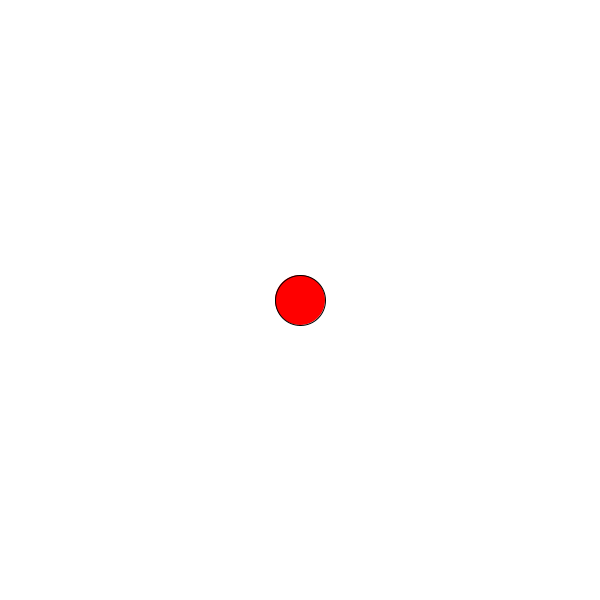
Frame 1 (no input)
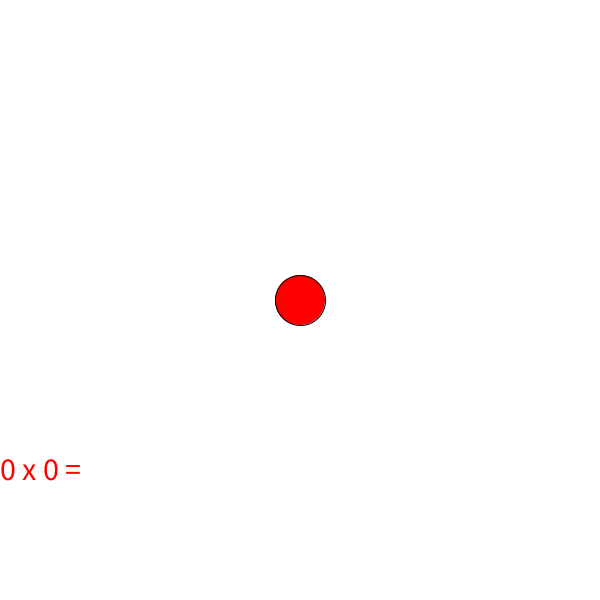
Frame 60 (the mouse pressed at the canvas centre just before this capture)
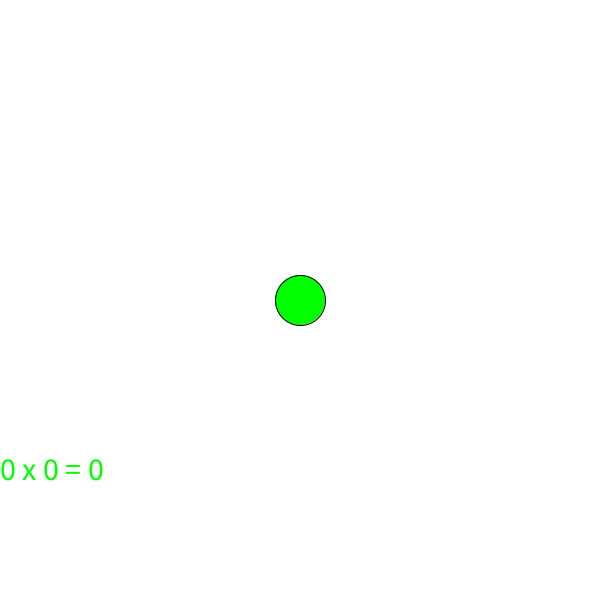
Frame 120 (the mouse held since frame 60 and released just before this capture)

The Processing sketch that drew these frames (run headless with seeded random() and noise(); from frame 60 on, the mouse is pressed at the canvas centre):

// Processing sketch: MidTermPractice
// ── MidTermPractice.pde
//create a button that generates the product of two random integers
//the multiplication sentence should be displayed somewhere on the screen 

//the sketch is started for you, but isn't quite right 


int x, y; 
int size; 
float dist; 
boolean buttonClicked; 


int result; 
int num1, num2; 

void setup(){
  size(600, 600); 
  x = width/2; 
  y = height/2; 
  size = 50; 
  background(0); 
  buttonClicked=false;
}

void draw(){
  background(255);
  //num1 = int(random(0,100)); 
  //num2 = int(random(0,100));
  result = multiply(num1, num2); 

  textSize(32); 
  String question=num1+" x "+num2+" = ";
  String answer = num1 + " x " + num2 + " = " + result;
  
  if(buttonClicked==true){
     text(answer, 0, height*.8);
     fill(0, 255, 0); 
  }else{
     text(question, 0, height*.8);
     fill(255, 0, 0); 
  }
   
 
  ellipse(x, y, size, size);  
}

void mousePressed(){
  dist = dist(mouseX, mouseY, x, y); 
  if(dist <= size/2){
    buttonClicked = !buttonClicked; 
  }
  if(buttonClicked==false){
    num1 = int(random(0,100)); 
    num2 = int(random(0,100));
  }
}

int multiply (int a, int b){
    int product; 
    product = a * b; 
    return(product);
}
